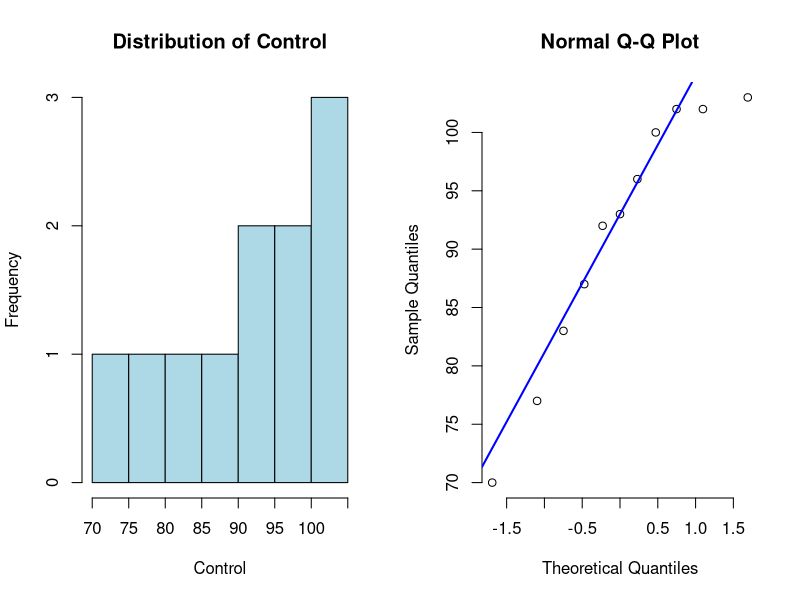
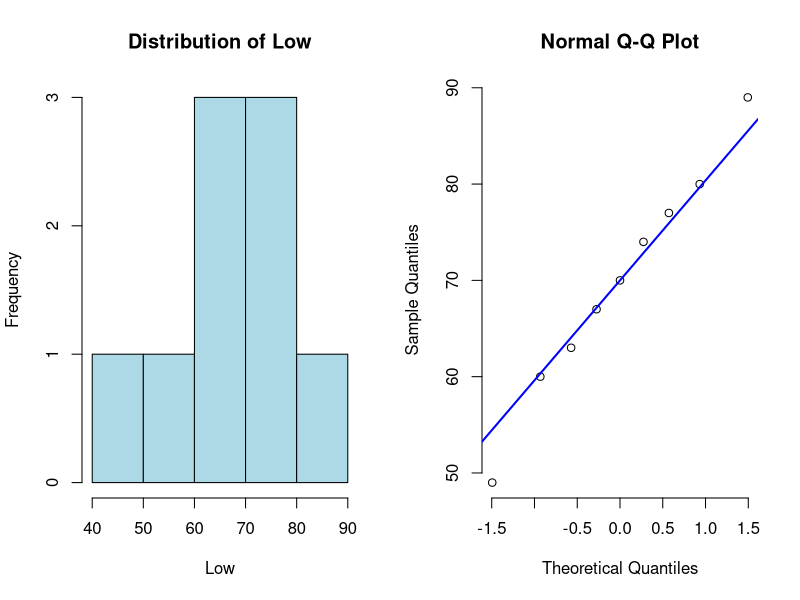
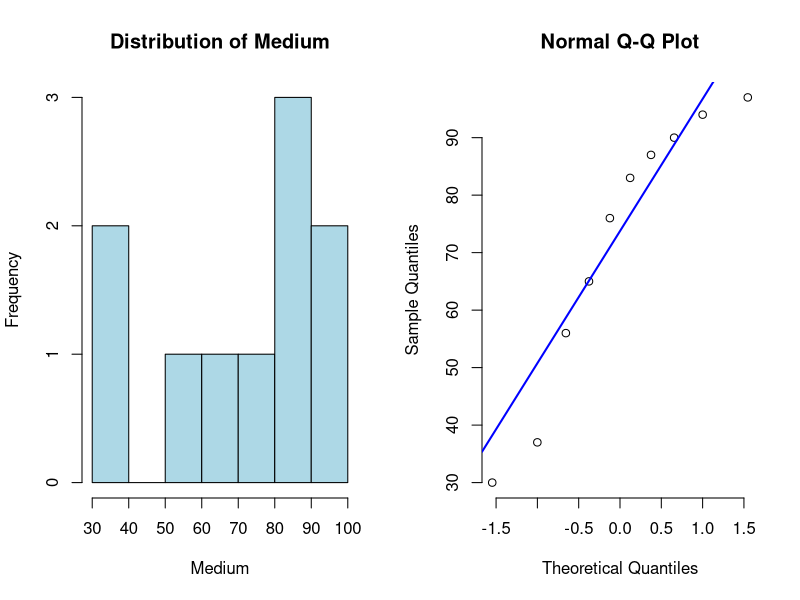
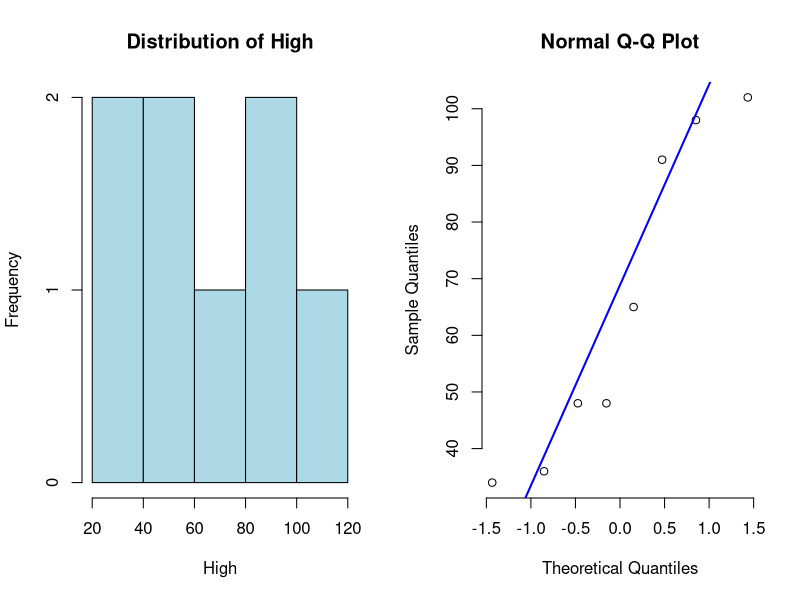
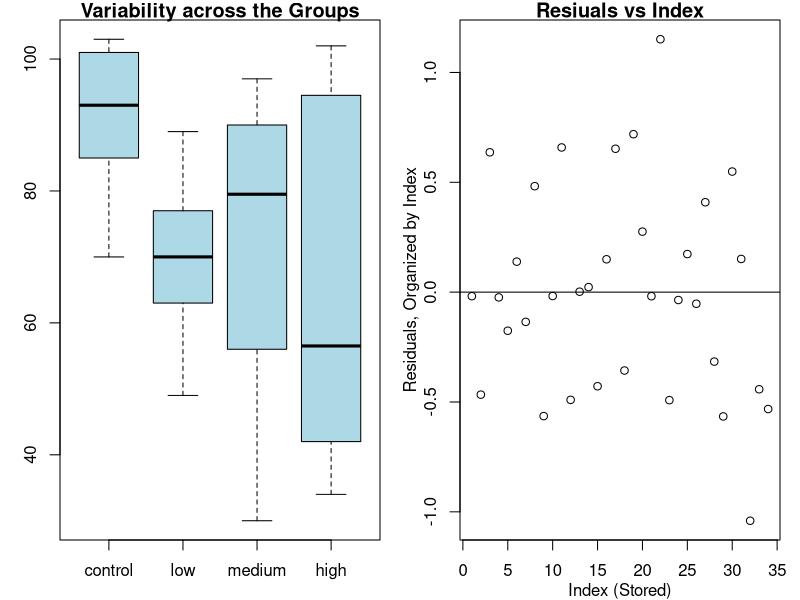
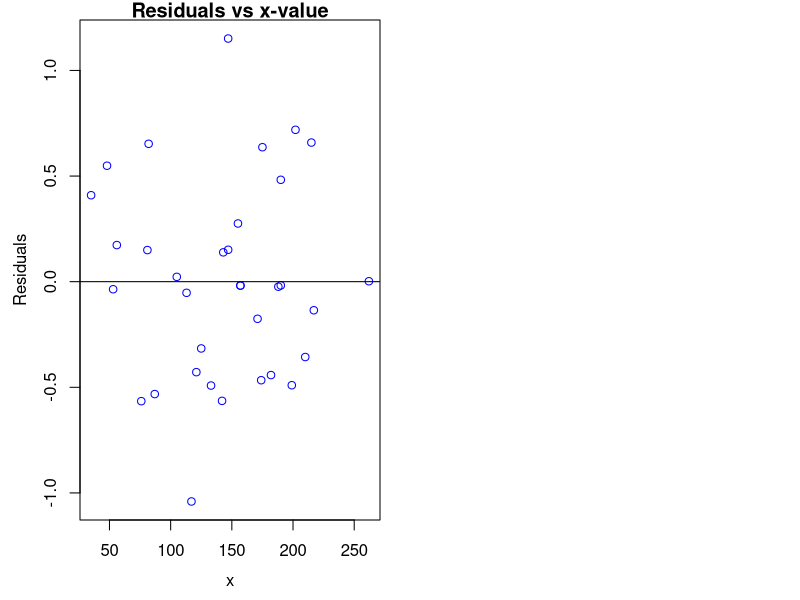
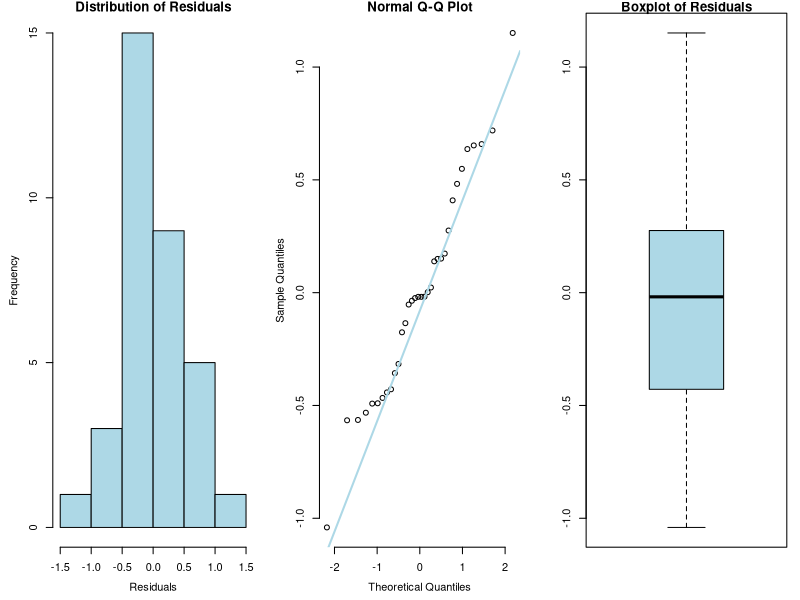
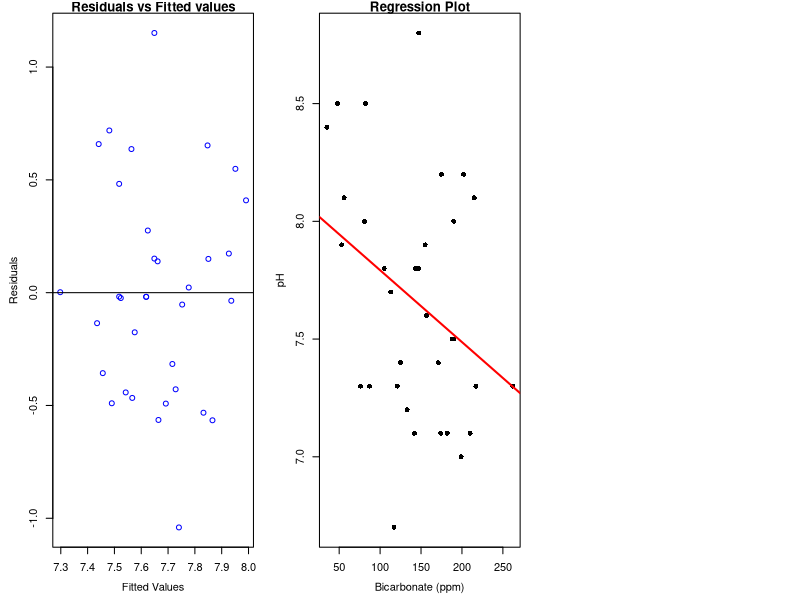

R code for these plots, in order:
## ---- chunk 1
knitr::opts_chunk$set(echo = TRUE)
## ---- chunk 2
# Importing the dataset
red_dye_dataset <- read.csv("red_dye40.csv")
# View the summary  
summary(red_dye_dataset)
## ---- chunk 3
low_na  <- which(is.na(red_dye_dataset$low))
med_na  <- which(is.na(red_dye_dataset$medium))
high_na <- which(is.na(red_dye_dataset))

control <- red_dye_dataset$control
low     <- red_dye_dataset$low[-low_na]
medium  <- red_dye_dataset$medium[-med_na]
high    <- red_dye_dataset$high[-high_na]
## ---- chunk 4
par(mfrow=c(1,2))
hist(red_dye_dataset$control, main = "Distribution of Control"
     , xlab = "Control", col = "lightblue")
qqnorm(red_dye_dataset$control, pch = 1, frame = FALSE)
qqline(red_dye_dataset$control, col = "blue", lwd = 2)

# Shapiro-Wilk's test,
# To check whether or not a sample fits a normal distribution
shapiro.test(red_dye_dataset$control)
## ---- chunk 5
par(mfrow=c(1,2))
hist(red_dye_dataset$low, main = "Distribution of Low"
     , xlab = "Low", col = "lightblue")
qqnorm(red_dye_dataset$low, pch = 1, frame = FALSE)
qqline(red_dye_dataset$low, col = "blue", lwd = 2)

# Shapiro-Wilk's test,
# We will check p-value
shapiro.test(red_dye_dataset$low)
## ---- chunk 6
par(mfrow=c(1,2))
hist(red_dye_dataset$medium, main = "Distribution of Medium"
     , xlab = "Medium", col = "lightblue")
qqnorm(red_dye_dataset$medium, pch = 1, frame = FALSE)
qqline(red_dye_dataset$medium, col = "blue", lwd = 2)

# Shapiro-Wilk's test
shapiro.test(red_dye_dataset$medium)
## ---- chunk 7
par(mfrow=c(1,2))
hist(red_dye_dataset$high, main = "Distribution of High"
     , xlab = "High", col = "lightblue")
qqnorm(red_dye_dataset$high, pch = 1, frame = FALSE);
qqline(red_dye_dataset$high, col = "blue", lwd = 2);

shapiro.test(red_dye_dataset$high)
## ---- chunk 8
par(mar = c(3, 3, 1, 1))
boxplot(red_dye_dataset, cex.axis = 1.0
        , main = "Variability across the Groups", col = "lightblue")

## ---- chunk 9
dataframe <- data.frame(Group = c(rep("control", length(control))
                                       ,rep("low", length(low))
                                       , rep("medium", length(medium))
                                       , rep("high", length(high)))
                             , Time = c(control, low, medium, high))
## ---- chunk 10
aov_eq <- aov(Time ~ Group, data = dataframe)
summary(aov_eq)
## ---- chunk 11
posthoc <- TukeyHSD(aov_eq)
# There is a difference in control, among high, medium and low.
posthoc
## ---- chunk 12
groundwater_dataset <- read.csv("groundwater.csv")
# View the summary  
summary(groundwater_dataset)
## ---- chunk 13
linear_model <- lm(pH ~ Bicarbonate, data = groundwater_dataset)
linear_model
## ---- chunk 14
par(mar = c(3,3,1, 1), mgp = c(2, 1, 0))
plot(x = 1:length(linear_model$residuals), y = linear_model$residuals
     , xlab = "Index (Stored)",ylab = "Residuals, Organized by Index", main = "Resiuals vs Index")
abline(h = 0)
## ---- chunk 15
par(mar = c(4,4,1, 1), mgp = c(2.5, 1, 0))
plot(x = groundwater_dataset$Bicarbonate, y = linear_model$residuals
     , xlab = "x", ylab = "Residuals", col = "blue" 
     , main = "Residuals vs x-value")
abline(h = 0)
## ---- chunk 16
par(mfrow=c(1,3))
hist(linear_model$residuals, main = "Distribution of Residuals"
     , col = "lightblue", xlab = "Residuals")
qqnorm(linear_model$residuals, pch = 1, frame = FALSE);
qqline(linear_model$residuals, col = "lightblue"
         , lwd = 2);
boxplot(linear_model$residuals,col = "lightblue"
          , main = "Boxplot of Residuals")

shapiro.test(linear_model$residuals)
## ---- chunk 17
par(mar = c(4,4,1, 1), mgp = c(2.5, 1, 0))
plot(x = linear_model$fitted.values, y = linear_model$residuals
     , col = "blue" 
     , xlab = "Fitted Values", ylab = "Residuals"
     , main = "Residuals vs Fitted values")
abline(h = 0)
## ---- chunk 18
summary(linear_model)
## ---- chunk 19
par(mar = c(4,4,1,1), mgp = c(2.5, 1, 0))
plot(groundwater_dataset$Bicarbonate, groundwater_dataset$pH
     , main = "Regression Plot", pch = 16, xlab = "Bicarbonate (ppm)", ylab = "pH")
abline(linear_model, col="red", lw=2)
## ---- chunk 20
confint(linear_model, level = 0.95, parm = "Bicarbonate")
## ---- chunk 21
# simulation
set.seed(0758054)
nsim <- 5000
coef_sim <- numeric(nsim)
sim_df <- groundwater_dataset

for (i in 1:nsim){
  sim_df$pH <- sample(groundwater_dataset$pH, size = nrow(groundwater_dataset), replace = FALSE)
  sim_lm <- lm(pH ~  Bicarbonate, data = sim_df)
  coef_sim[i] <- sim_lm$coefficients[2]
}

## ---- chunk 22
distance <- abs(linear_model$coefficients[2] - 0)
pval <- (length(which(abs(coef_sim - 0) >= distance)) + 1) / (nsim + 1)
pval
## ---- chunk 23
library(boot)
coefficient_wrapper <- function(df2, index){
  lin_model <- lm(Bicarbonate ~ pH, data = df2[index, ])
  return(lin_model$coefficients[2])
}

# Slope Parameter
coefficient_bs <- boot(groundwater_dataset, statistic = coefficient_wrapper, R = 5000)
boot.ci(coefficient_bs, conf = 0.95, type = "bca")
## ---- chunk 24
antelope_dataset <- read.csv("antelope.csv")
# View the summary  
summary(antelope_dataset)
## ---- chunk 25
multi_reg_model <- lm(fawn ~ adult + precip + severity, data = antelope_dataset)
summary(multi_reg_model)
## ---- chunk 26
par(mfrow = c(1, 2), mar = c(4,4,1.5, 0.5))
plot(multi_reg_model, which = 1:2)
## ---- chunk 27
ploy_reg_model <- lm(fawn ~ adult + I(adult^2), data = antelope_dataset)
summary(ploy_reg_model)
## ---- chunk 28
par(mfrow = c(1, 2), mar = c(4,4,1.5, 0.5))
plot(ploy_reg_model, which = 1:2)
## ---- chunk 29
plot(fawn ~ adult, data = antelope_dataset
     , xlab = "Adult Antelope Population", ylab = "Fawn count", col= "red"
     , main = "Polynomial Regression Model")
curve(predict(ploy_reg_model, newdata = data.frame(adult = x, adult2 = x^2))
      , add = TRUE, col = "Blue")
